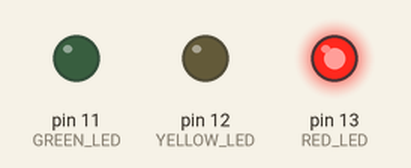
This sketch was run on a simulated Arduino Uno, built with avr-gcc and run on an emulated ATmega328P. On the bench: output pins drawn as LEDs (lit = HIGH).

Above: at 0.2 s.
At 1.2 s:
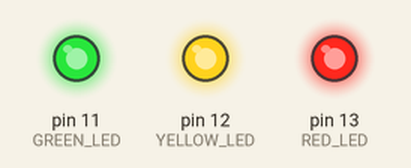
At 1.7 s:
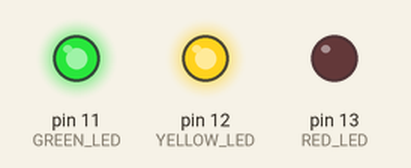
At 2.2 s:
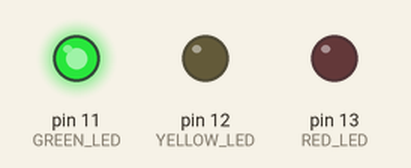
At 3.7 s:
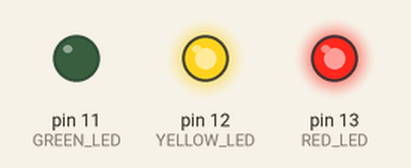
At 5.7 s:
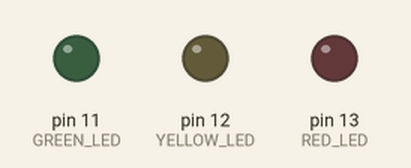
Timing chart, 0 to 6.9 s (numbered marks = the images above):
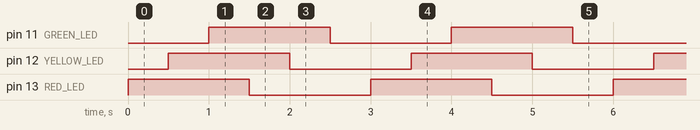

The sketch:

Sequential_blinking.ino
```cpp
/* A simple program to sequentially turn on and turn off 3 LEDs */

int RED_LED = 13; //initialize the arduino pin _number 13
int YELLOW_LED = 12; //initialize the arduino pin_number 12
int GREEN_LED = 11; //initialize the arduino pin_number 11

void setup() {
   pinMode(RED_LED, OUTPUT); //set the red_led as an output
   pinMode(YELLOW_LED, OUTPUT); //set the yellow_led as an output
   pinMode(GREEN_LED, OUTPUT); //set the green_led as an output
}


void loop() {
  digitalWrite(RED_LED, HIGH);    // turn on RED_LED
  delay(500);                  // wait for half a second
  digitalWrite(YELLOW_LED, HIGH);    // turn on YELLOW_LED
  delay(500);                  // wait for half a second
  digitalWrite(GREEN_LED, HIGH);    // turn on GREEN_LED
  delay(500);                  // wait for half a second
  digitalWrite(RED_LED, LOW);    // turn OFF RED_LED
  delay(500);                  // wait for half a second
  digitalWrite(YELLOW_LED, LOW);    // turn OFF YELLOW_LED
  delay(500);                  // wait for half a second
  digitalWrite(GREEN_LED, LOW);    // turn OFF YELLOW_LED
  delay(500);                  // wait for half a second
}
```

Measured:
- by itself, pin 11 (GREEN_LED), pin 12 (YELLOW_LED), pin 13 (RED_LED): alternates HIGH for 1.5 s and LOW for 1.5 s
- by itself, everything shown: repeats every 3.0 s, in 6 steps
